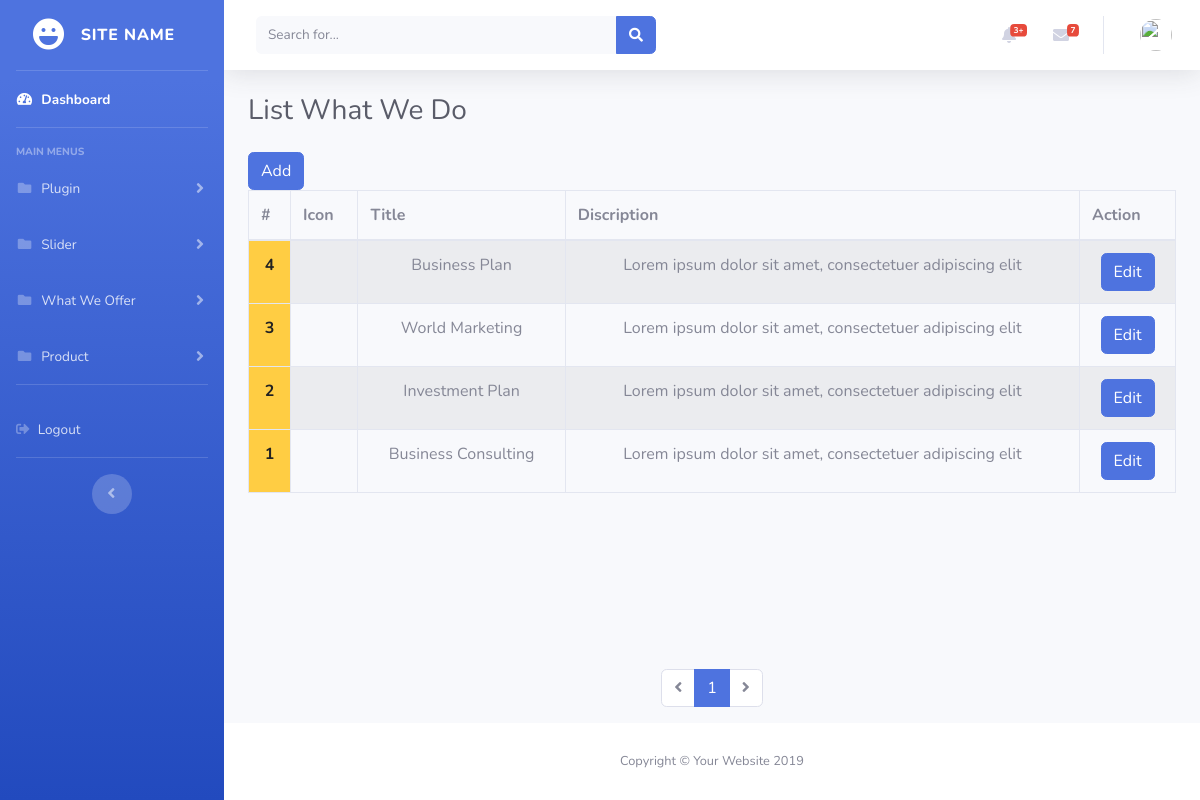
The app's page /panel/listWhatWeDo.php with its own data.
### tables this page shows
CREATE TABLE `whatwedo` (
  `whatwedo_id` int(255) NOT NULL,
  `whatwedo_icon` varchar(255) NOT NULL,
  `whatwedo_title` varchar(255) NOT NULL,
  `whatwedo_discription` text NOT NULL,
  `whatwedo_update_date` varchar(255) NOT NULL,
  `whatwedo_update_time` varchar(255) NOT NULL
);

### panel/listWhatWeDo.php (the view, shortened to what this page needs)
<?php include("header.inc.php"); ?>
<body id="page-top">
  <div id="wrapper">
    <?php include("sideBar.inc.php"); ?>
    <div id="content-wrapper" class="d-flex flex-column">
      <div id="content">
        <?php include("topBar.inc.php"); ?>
                <div class="container-fluid">
                    <h1 class="h3 mb-4 text-gray-800">List What We Do</h1>
                    <a class="btn btn-primary" href="addWhatWeDo.php">Add</a>
                    <div class="uk-overflow-auto">
    <table class="uk-table uk-table-hover uk-table-middle uk-table-divider uk-table-responsive table table-bordered table-striped mb-0" id="datatable-tabletools">
        <thead>
            <tr>
                <th>#</th>
                <th>Icon</th>
                <th>Title</th>
                <th>Discription</th>
                <th>Action</th>
            </tr>
        </thead>
            <tbody>
            <?php
if (isset($_GET['page_no']) && $_GET['page_no']!="") {
$page_no = $_GET['page_no'];
} else {
  $page_no = 1;
  }
$total_records_per_page = 24;
$offset = ($page_no-1) * $total_records_per_page;
$previous_page = $page_no - 1;
$next_page = $page_no + 1;
$result_count = mysqli_query($db,"SELECT COUNT(*) As total_records FROM `whatwedo` ");
$total_records = mysqli_fetch_array($result_count);
$total_records = $total_records['total_records'];
$total_no_of_pages = ceil($total_records / $total_records_per_page);
?>
<?php
    $whatwedoQuery = $db->query("SELECT * FROM whatwedo ORDER BY whatwedo_id DESC LIMIT $offset, $total_records_per_page") or die('could not search!');
        while ($row = mysqli_fetch_array($whatwedoQuery)) {
            $whatwedo_id = $row['whatwedo_id'];
            $whatwedo_icon = $row['whatwedo_icon'];
            $whatwedo_title = $row['whatwedo_title'];
            $whatwedo_discription = $row['whatwedo_discription'];
?>
                <tr class="text-center">
                    <td style="background: #FFCD43;color: #222;font-weight:bold;"><?php echo $whatwedo_id; ?></td>
                    <td><i class="<?php echo $whatwedo_icon; ?>"></i></td>
                    <td><?php echo $whatwedo_title; ?></td>
                    <td><?php echo $whatwedo_discription; ?></td>
                    <td>
                        <a class="btn btn-primary" href="javascript:void(0);" data-toggle="modal" data-target="#whatwedo<?php echo $whatwedo_id; ?>">Edit</a>
                    </td>
                </tr>
<?php } ?>
            </tbody>
        </table>
</div>
                </div>
            </div>
            <nav aria-label="Page navigation example" style="margin: 0 auto">
        <ul class="pagination justify-content-center">
        <li class="page-item" <?php if($page_no <= 1){ echo "class='disabled'"; } ?>>
          <a class="page-link" <?php if($page_no > 1){ echo "href='?page_no=$previous_page'"; } ?> aria-label="Previous">
            <span aria-hidden="true"><i class="fas fa-angle-left"></i></span>
          </a>
        </li>
  <?php
  if ($total_no_of_pages <= 10){
  for ($counter = 1; $counter <= $total_no_of_pages; $counter++){
  if ($counter == $page_no) {
  echo "<li class=\"page-item active\"><a class=\"page-link\">$counter</a></li>";
  }else{
  echo "<li class=\"page-item\"><a class=\"page-link\" href='?page_no=$counter'>$counter</a></li>";
  }
  }
  }
  ?>
        <li class="page-item" <?php if($page_no >= $total_no_of_pages){ echo "class='disabled'"; } ?>>
          <a class="page-link" <?php if($page_no < $total_no_of_pages) { echo "href='?page_no=$next_page'"; } ?> aria-label="Next">
            <span aria-hidden="true"><i class="fas fa-angle-right"></i></span>
          </a>
        </li>
        </ul>
      </nav>
<?php include("footer.inc.php"); ?>

### records on screen
whatwedo: whatwedo_id "4", whatwedo_title "Business Plan", whatwedo_discription "Lorem ipsum dolor sit amet, consectetuer adipiscing elit"
whatwedo: whatwedo_id "3", whatwedo_title "World Marketing", whatwedo_discription "Lorem ipsum dolor sit amet, consectetuer adipiscing elit"
whatwedo: whatwedo_id "2", whatwedo_title "Investment Plan", whatwedo_discription "Lorem ipsum dolor sit amet, consectetuer adipiscing elit"
whatwedo: whatwedo_id "1", whatwedo_title "Business Consulting", whatwedo_discription "Lorem ipsum dolor sit amet, consectetuer adipiscing elit"
